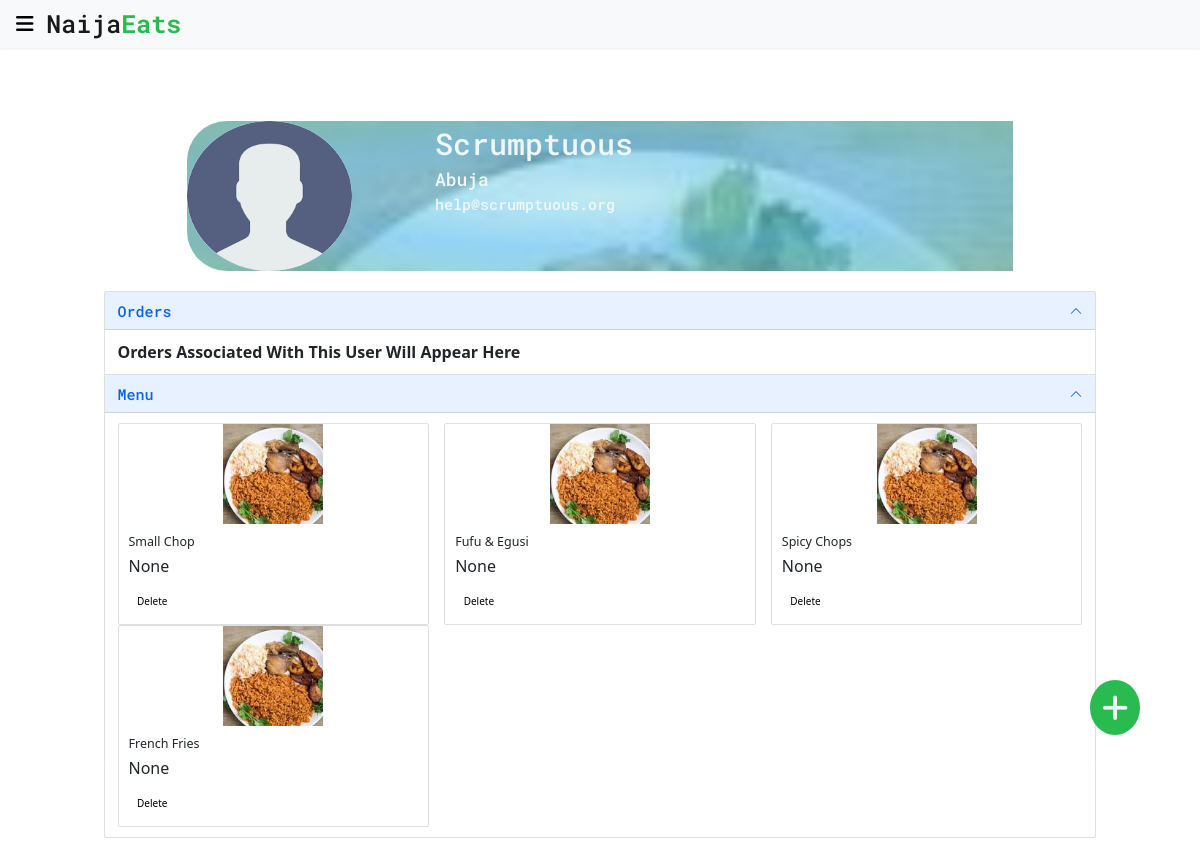
The page /profile/cfbc3690-b961-4e72-ace5-6a112a9e1dc9 (signed in) on the database its author committed.
### app/models/user.py (models this page shows, shortened)
class User(UserMixin, db.Model):
    id = db.Column(db.String(50), primary_key=True, default=generate_uuid)
    first_name = db.Column(db.String(70), nullable=True)
    last_name = db.Column(db.String(70), nullable=True)
    org_name = db.Column(db.String(70), nullable=True)
    image_url = db.Column(db.Text, nullable=True)
    email = db.Column(db.String(150), nullable=False, unique=True)
    password = db.Column(db.String(100), nullable=False)
    is_business = db.Column(db.Boolean(), nullable=False, default=False)
    address = db.Column(db.Text)
    city_id = db.Column(db.String(50), db.ForeignKey('city.id'),
                        nullable=False)
    menu = db.relationship('MenuItem', backref='restaurant', lazy=True)
    orders = db.relationship('PlacedOrder', backref='buyer', lazy=True)
    reviews = db.relationship('Review', backref='user', lazy=True)

### app/models/city.py (models this page shows, shortened)
class City(db.Model):
    id = db.Column(db.String(50), primary_key=True, default=generate_uuid)
    name = db.Column(db.String(30), nullable=False, unique=True)
    zip_code = db.Column(db.String(20))
    users = db.relationship('User', backref='city', lazy=True)

### app/models/menu_item.py (models this page shows, shortened)
class MenuItem(db.Model):
    id = db.Column(db.String(50), primary_key=True, default=generate_uuid)
    title = db.Column(db.String(50), nullable=False)
    image_url = db.Column(db.Text, nullable=False,
                          default='../static/images/naijafoods.jpeg')
    description = db.Column(db.Text)
    price = db.Column(db.Numeric(precision=5, scale=2), nullable=False)
    category_id = db.Column(db.String(50), db.ForeignKey('category.id'),
                            nullable=False)
    user_id = db.Column(db.String(50), db.ForeignKey('user.id'),
                        nullable=True)

### app/user/routes.py (the view)
@bp.route("/profile/<user_id>")
@login_required
def profile(user_id):
    user = User.query.get(user_id)
    if user.is_business:
        orders = []
        menu = MenuItem.query.all()
        for menu_item in menu:
            if menu_item.restaurant == user:
                orders.extend(menu_item.orders)
    else:
        orders = user.orders
    return render_template('profile.html', user=user, orders=orders)

### app/__init__.py (called while the page is built)
def create_app(config_class=Config):
    app = Flask(__name__)
    app.config.from_object(config_class)
    db.init_app(app=app)
    login_manager = LoginManager()
    login_manager.init_app(app)
    login_manager.login_view = 'user_bp.login'
    from app.main import bp as main_bp
    from app.user import bp as user_bp
    app.register_blueprint(main_bp)
    app.register_blueprint(user_bp)
    @login_manager.user_loader
    def load_user(user_id):
        return User.query.get(user_id)
    @app.route('/test/')
    def test_app():
        return '<h1>It seems the app is working well</h1>'
    return app

### app/templates/profile.html (shortened to what this page needs)
{% extends "base.html" %}
{% block content %}
{% include 'simple_nav.html' %}
<div class="profile-area">
  <div class="profile-header">
    <div class="profile-image">
      <img src="{{ url_for('static', filename='images/sample_user.png')}}" alt="Image of a sample user profile">
    </div>
    <div class="profile-details">
      {% if user.is_business %}
      <span id="user_name">{{ user.org_name }}</span>
      {% else %}
      <span id="user_name">{{ user.first_name }} {{ user.last_name }}</span>
      {% endif %}
      <span id="user_city">{{ user.city.name }}</span>
      <span id="user_email">{{ user.email }}</span>
    </div>
  </div>
  <div class="profile-body">
    <div class="accordion" id="accordionExample">
      <div class="accordion-item">
        <h2 class="accordion-header" id="headingOne">
          <button class="accordion-button" type="button" data-bs-toggle="collapse" data-bs-target="#orderPane"
            aria-expanded="true" aria-controls="orderPane">
            <span class="accordion-header">Orders</span>
          </button>
        </h2>
        <div id="orderPane" class="accordion-collapse collapse show" aria-labelledby="headingOne"
          data-bs-parent="#accordionExample">
          <div class="accordion-body">
            {% if orders |length > 0 %}
            <div class="row">
              {% for order in orders %}
              <div class="col-sm-4">
                <div class="card">
                  <div class="card-body">
                    <h5 class="card-title">Order: {{ order.id }}</h5>
                    <p class="card-text">
                      <span>Ordered: {{ order.order_date }}</span><br>
                      <span>Delivered:
                        {% if order.delivered %}
                        {{ order.delivery_date }}
                        {% else %}
                        To Be Delivered
                        {% endif %}
                      </span>
                    </p>
                    <div class="order-control">
                      <a href="#" class="btn">Fulfill</a>
                      <a href="#" class="btn">Cancel</a>
                      <a href="#" class="btn">View Details</a>
                    </div>
                  </div>
                </div>
              </div>
              {% endfor %}
            </div>
            {% else %}
            <b> Orders Associated With This User Will Appear Here </b>
            {% endif %}
          </div>
        </div>
      </div>
      {% if user.is_business %}
      <div class="accordion-item">
        <h2 class="accordion-header" id="headingOne">
          <button class="accordion-button" type="button" data-bs-toggle="collapse" data-bs-target="#menuPane"
            aria-expanded="true" aria-controls="menuPane">
            <span class="accordion-header">Menu</span>
          </button>
        </h2>
        <div id="menuPane" class="accordion-collapse collapse show" aria-labelledby="headingOne"
          data-bs-parent="#accordionExample">
          <div class="accordion-body">
            {% if user.menu |length > 0 %}
            <div class="row">
              {% for menu_item in user.menu %}
              <div class="col-sm-4">
                <div class="card menu-card">
                  <img src="{{ menu_item.image_url }}" class="card-img-top" alt="...">
                  <div class="card-body">
                    <h5 class="card-title">{{ menu_item.title }}</h5>
                    <p class="card-text">{{ menu_item.description }}</p>
                    <a href="#" class="btn btn-delete">Delete</a>
                  </div>
                </div>
              </div>
              {% endfor %}
            </div>
            {% else %}
            <b> Menu Created By This Restaurant Will Appear Here </b>
            {% endif %}
          </div>
        </div>
      </div>
      {% endif %}
    </div>
  </div>
  <div class="add-menu-item">
    <a href="#" class="btn">
      <i class="fa-solid fa-plus"></i>
    </a>
  </div>
</div>
{% endblock %}

### app/static/style/main.css (style rules this page uses)
* { margin: 0; padding: 0; box-sizing: border-box; }
html { font-size: 10px; }
body { font-size: 1.6rem; padding: 10px; }
a, a:link, a:visited, a:active { color: black; text-decoration: none; }
.profile-area { width: 90%; height: fit-content; margin: 5vh auto; padding: 1.5rem; }
.profile-header { width: 80%; margin: 0 auto; background-image: radial-gradient( ellipse, rgba(84, 213, 227, 0.3), rgba(105, 197, 240, 0.7), rgba(115, 199, 185, 0.7) ), url(../images/naijafoods.jpeg); background-repeat: no-repeat; background-size: 100%; background-position: top center; border-top-left-radius: 4rem; border-bottom-left-radius: 4rem; }
.profile-image { display: inline-block; width: 20%; height: fit-content; }
.profile-image img { width: 100%; height: 150px; border-radius: 50%; }
.profile-details { width: 70%; height: 50%; float: right; }
.profile-details span { display: block; font-family: "Roboto Mono", monospace; font-weight: 500; color: #f0f7f7; }
.profile-details #user_name { font-size: 3rem; }
.profile-details #user_city { font-size: 1.8rem; }
.profile-details #user_email { font-size: 1.5rem; }
.profile-body { padding: 2rem; }
.profile-body .accordion-header { font-family: "Roboto Mono", monospace; font-size: 1.5rem; font-weight: 500; }
.menu-card { position: relative; height: fit-content; }
.menu-card img { height: 10rem; object-fit: contain; object-position: center; }
.btn-delete { position: relative; }
.add-menu-item { background-color: #29ba50; width: 5rem; height: fit-content; text-align: center; border-radius: 50%; position: fixed; top: 85vh; right: 5%; z-index: 10; }
.add-menu-item a { color: #f0f7f7; font-size: 3rem; }

### rows shown on the page
User: org_name "Scrumptuous", email "help@scrumptuous.org"
City: city.name "Abuja"
MenuItem: image_url (picture), title "Small Chop", description "None"
MenuItem: image_url (picture), title "Fufu & Egusi", description "None"
MenuItem: image_url (picture), title "Spicy Chops", description "None"
MenuItem: image_url (picture), title "French Fries", description "None"
